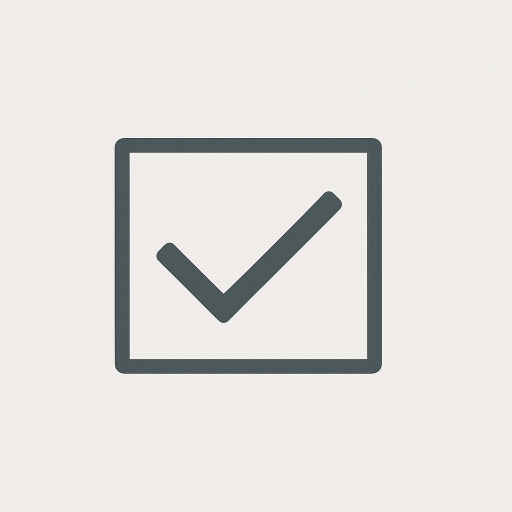
#> input picture docs/screenshots/editor.png, 1024 x 1024 px (shown at 1/2 size)
$ python ascii_render.py
#> lines starting #> are read from the running program, lines starting #| are printed output that depends on the picture
from PIL import Image

img = Image.open("docs/screenshots/editor.png")
#> img is the input picture: PIL image 1024x1024 RGB; mean R, G, B 227, 225.5, 222.7
img = img.resize((80, 40))  # Resize for terminal
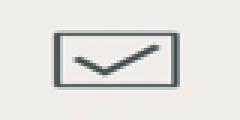
#> img: PIL image 80x40 RGB (shown 3 times larger); mean R, G, B 226.9, 225.6, 222.6
img = img.convert('L')      # Convert to grayscale
#> img: PIL image 80x40 L

chars = "@%#*+=-:. "
pixels = img.getdata()
ascii_str = ''.join([chars[pixel // 25] for pixel in pixels])

for i in range(0, len(ascii_str), img.width):
    print(ascii_str[i:i+img.width])
#> this loop made 40 passes
#> i on passes 2 to 13: 80, 160, 240, 320, 400, 480, 560, 640, 720, 800, 880, 960
